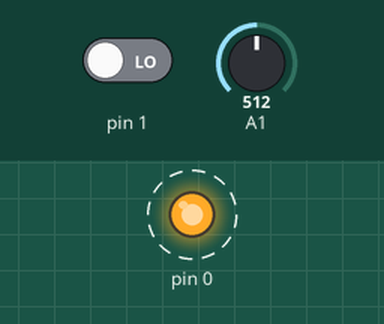
Recording of a sketch running on a simulated Arduino Uno, built with avr-gcc and run on an emulated ATmega328P. Parts: output pins drawn as LEDs (lit = HIGH). Dashed ring = blinking. The test bench sets the inputs (shaded band); at power-on: A1 = 512, pin 1 LOW.

Above: at 1.45 s.
1.5 s: A1 set to 239
5.0 s: A1 set to 210
At 7.5 s:
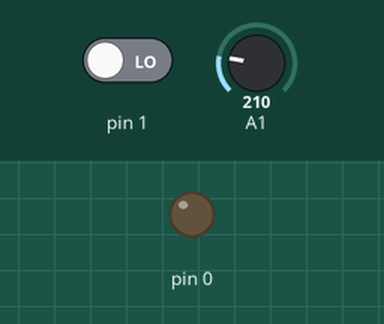
8.5 s: A1 set to 232
At 8.75 s:
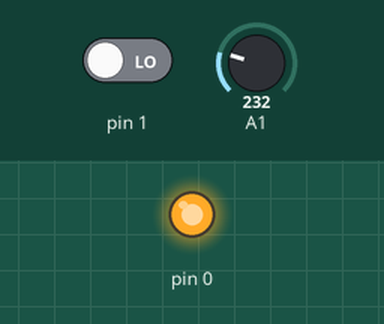
Timing chart, 0 to 18.0 s (numbered marks = the images above; inputs shaded):
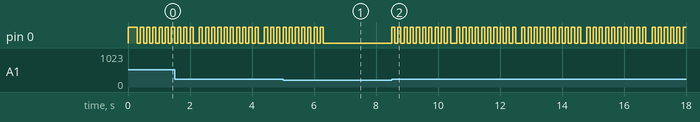

The sketch:

SH_Anti_thief.ino
```cpp
#define F_CPU 9000000L
#define STK500 false

#include <inttypes.h>
#include <avr/io.h>
#include <util/delay.h>
#include <avr/pgmspace.h>

#ifndef cbi
#define cbi(sfr, bit) (_SFR_BYTE(sfr) &= ~_BV(bit))
#endif
#ifndef sbi
#define sbi(sfr, bit) (_SFR_BYTE(sfr) |= _BV(bit))
#endif

void digitalWrite_(uint8_t pin, uint8_t val) {
  if (val)
    PORTB = sbi(PORTB, pin);
  else
    PORTB = cbi(PORTB, pin);
}

void delay_(uint16_t milliseconds) {
  for(; milliseconds>0; milliseconds--) _delay_ms(1);
}

word analogRead_(byte pin)  {  //ADC pin
  ADMUX |= (0 << REFS0);
  ADMUX = pin;
  ADCSRA |= (1 << ADSC);
  while((ADCSRA & 0x40) !=0){
  };
  return ADC;
}

void analogWrite_(byte pin, byte power) {    // PBx pin
  DDRB |= (1<<pin);

#if STK500
  TCCR0A = (1<<WGM01)|(1<<WGM00)|(1<<COM0A1)|(1<<COM0A0);
#else
  TCCR0A = (1<<WGM01)|(1<<WGM00)|(1<<COM0A1)|(0<<COM0A0);
#endif
  TCCR0B = (1<<CS00);

  OCR0A = power;
}

/*************************************************
 * FUNCTION LIST:
 *
 * digitalWrite_();
 * delay_();
 * analogRead_();
 * analogWrite_();
 *************************************************/
int laze = 1; //ADC1 -> PB2
int pir = PB1;
int speaker = PB0;

int laze_r,pir_r;

void setup() {
  pinMode(speaker, OUTPUT);
  digitalWrite(speaker, HIGH);
  delay(200);
  digitalWrite(speaker, LOW);
}

void loop() {
  pir_r = digitalRead(pir);
  laze_r = analogRead_(laze);
  if ((pir_r == 1) | laze_r > 222) buzz();
  delay(100);
}

void buzz() {
  for (int i = 1; i<= 10;i++) {
    digitalWrite(speaker, HIGH);
    delay(100);
    digitalWrite(speaker, LOW);
    delay(100);
  }
}
```

Measured:
- the behaviour switches between 223 and 222 on A1 (found by bisection; images 0 and 1)
- after the input at 5.0 s, pin 0: goes on until 6.3 s, then stays LOW
- after the input at 8.5 s, pin 0: LOW → HIGH at once, then repeats every 2.1 s: 9 × (LOW 0.10 s, HIGH 0.10 s), LOW 0.20 s, HIGH 0.10 s
